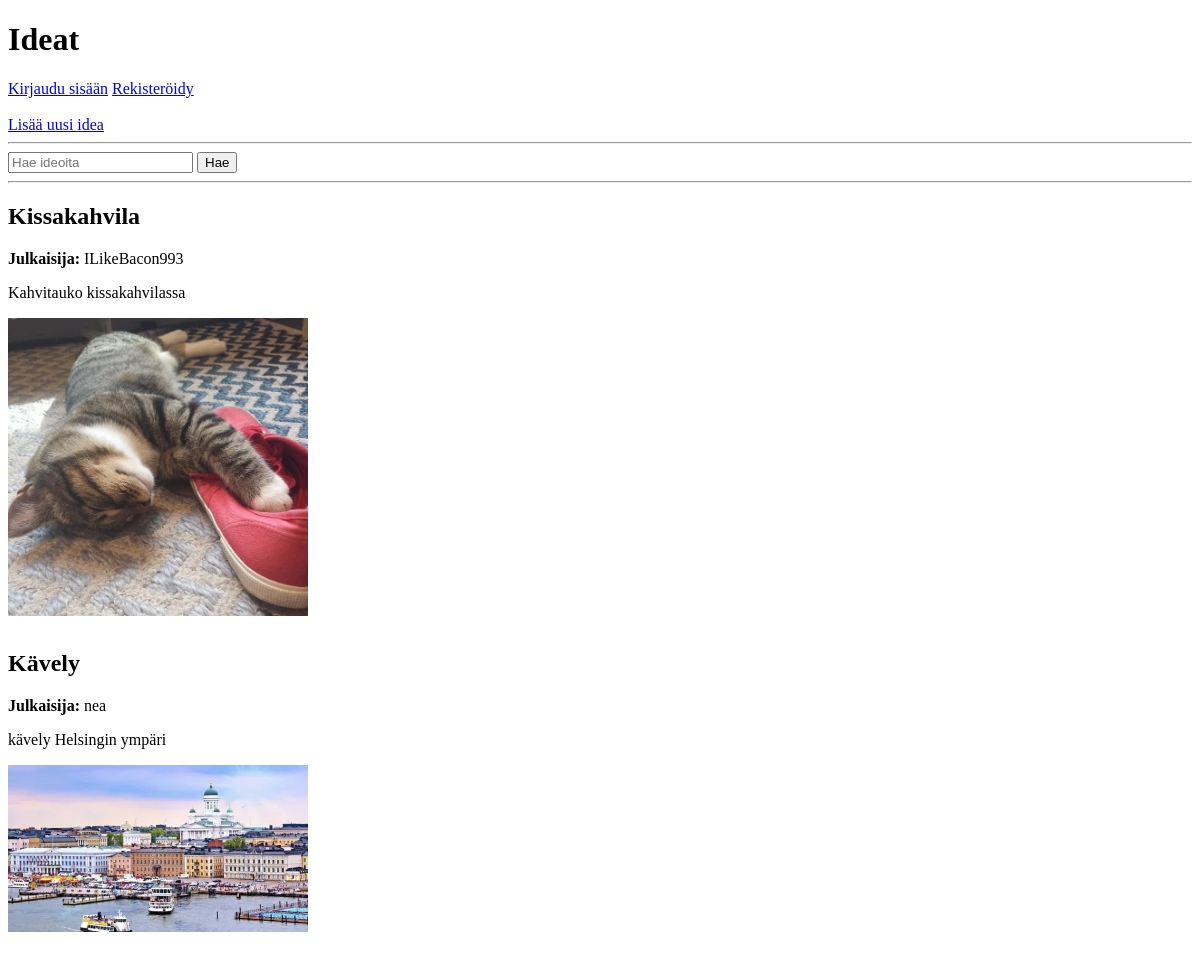
Before: / with the older database file.
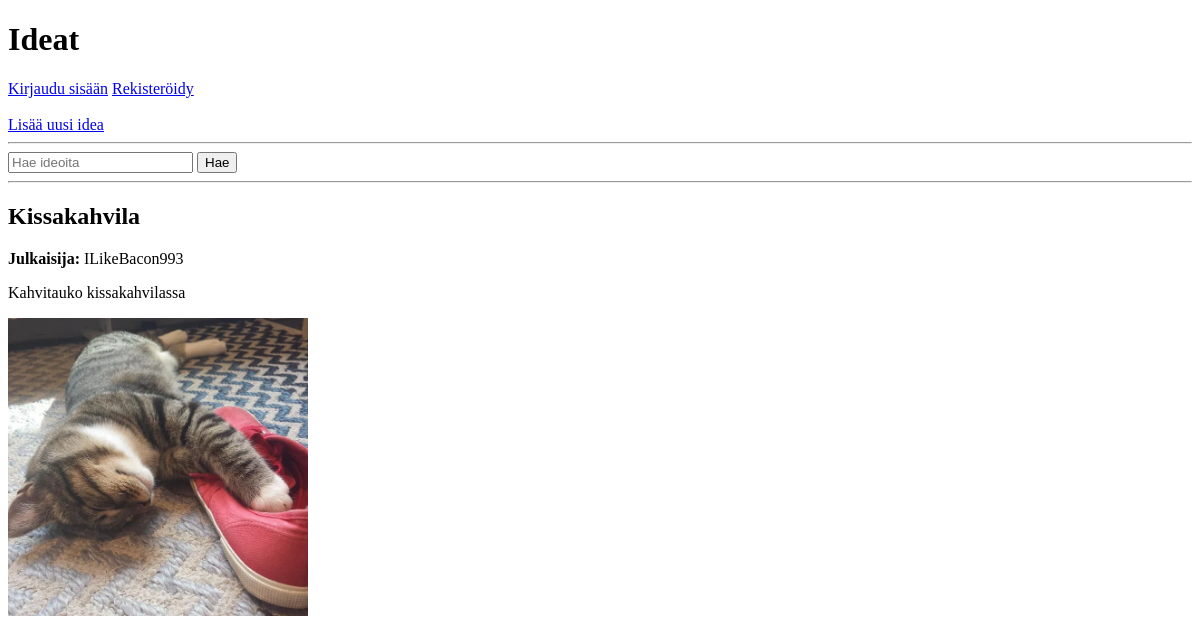
After: the same page with the newer database file.
### tables this page shows
CREATE TABLE ideas (
    id INTEGER PRIMARY KEY AUTOINCREMENT,
    title TEXT,
    description TEXT,
    filename TEXT,
    user_id INTEGER
);

CREATE TABLE users (
    id INTEGER PRIMARY KEY AUTOINCREMENT,
    username TEXT UNIQUE,
    password_hash TEXT
);

### app.py (the view)
@app.route("/")
def index():
    query = request.args.get("q", "")
    all_ideas = ideas.get_ideas(query)
    return render_template("index.html", ideas=all_ideas, q=query)

### db.py (called while the page is built)
def get_connection():
    conn = sqlite3.connect(config.database_file)
    conn.row_factory = sqlite3.Row
    return conn

### templates/index.html (shortened to what this page needs)
<!DOCTYPE html>
<html>
<head>
</head>
<body>
  <h1>Ideat</h1>
  {% if session.get("username") %}
    <p>Kirjautunut käyttäjänä: {{ session["username"] }}</p>
    <a href="/logout">Kirjaudu ulos</a>
  {% else %}
    <a href="/login">Kirjaudu sisään</a>
    <a href="/register">Rekisteröidy</a>
  {% endif %}
  <br><br>
  <a href="/temp">Lisää uusi idea</a>
  <hr>
  <form action="/" method="get">
    <input type="text" name="q" placeholder="Hae ideoita" value="{{ q }}">
    <input type="submit" value="Hae">
  </form>
  <hr>
  {% for idea in ideas %}
    <div style="margin-bottom: 30px;">
      <h2>{{ idea["title"] }}</h2>
      <p><strong>Julkaisija:</strong> {{ idea["username"] }}</p>
      <p>{{ idea["description"] }}</p>
      {% if idea["filename"] %}
        <img src="{{ url_for('static', filename='uploads/' + idea['filename']) }}" width="300">
      {% endif %}
    </div>
  {% endfor %}
</body>
</html>

Changed rows visible on the page:
removed ideas: title "Kävely", username "nea", description "kävely Helsingin ympäri", filename (picture)
